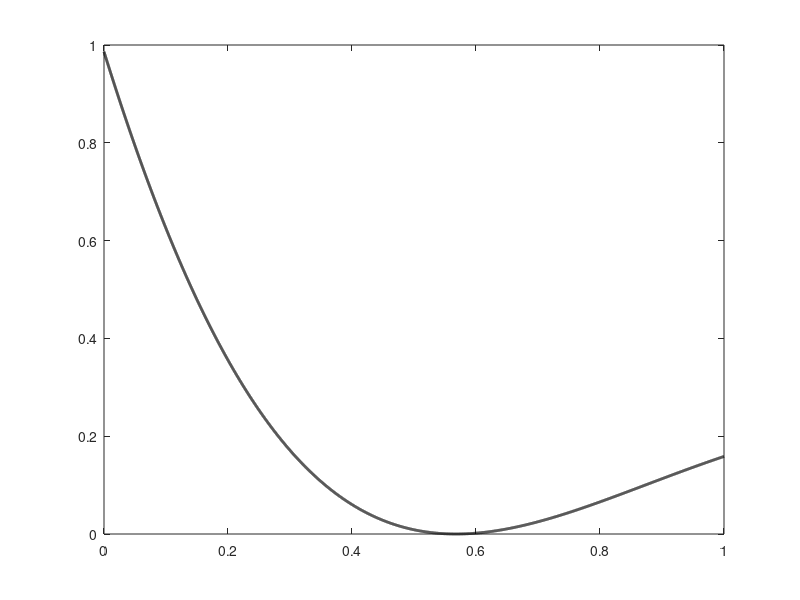
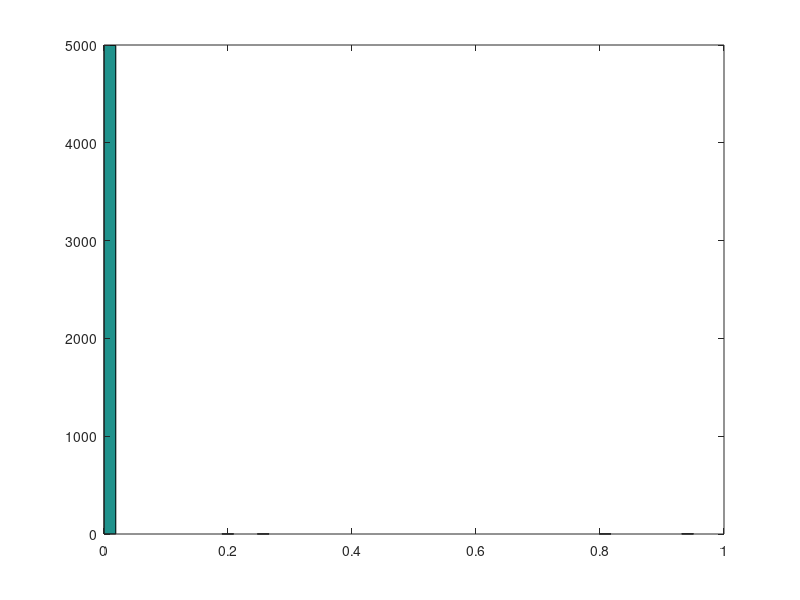
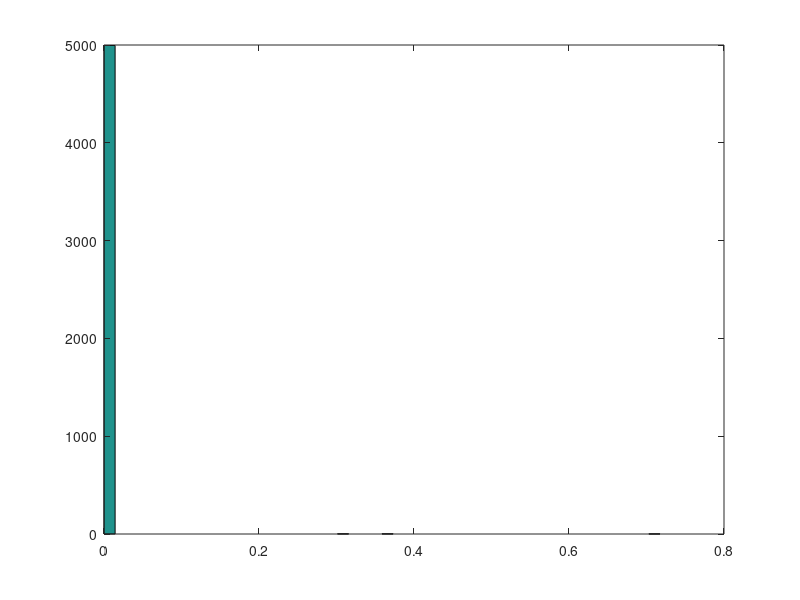

Here is the MATLAB script that generated these plots, in order:
#!/usr/bin/octave -qf

1;
ignore_function_time_stamp("all");
clear all;

%Funcao definida no EP
function y = ep(t)
	a = 1.97994808;
	b = 0.88084997;
	for i = 1:length(t)
		y(i) = 0.25*(2^(a*(1-t(i))))*(1 - sin(b*pi*t(i)));
	endfor
endfunction

%Metropolis Hastings com nucleo normal
function [x1,a] = MHstepn(x0, sig)
	xp = rem(abs(normrnd(x0, sig)), 1);     %Determina candidato
	accprob = ep(xp)/ep(x0);                %Probabilidade de aceitacao
	u = rem(abs(normrnd(0, sig)), 1);
	if u <= min(1, accprob)                 %Condicao de aceite
		x1 = xp; 
		a = 1;
	else
		x1 = x0;
		a = 0;
	endif
endfunction

%Metropolis Hastings com nucleo uniforme
function [x1,a] = MHstepu()
	xp = unifrnd(0, 1);                     %Determina candidato
	accprob = ep(xp)/ep(x0);                %Probabilidade de aceitacao
	u = normrnd(0, 1);
	if u <= min(1, accprob)                 %Condicao de aceite
		x1 = xp; 
		a = 1;
	else
		x1 = x0;
		a = 0;
	endif
endfunction

%Inicializacao de variaveis
n    = 5000;          
xn   = 0;           %Ponto inicial normal
xu   = 0;           %Ponto inicial uniforme
Xn   = zeros(1,n);   %Vetor para armazenar os pontos determinados pelo MH normla
Xu   = zeros(1,n);   %Vetor para armazenar os pontos determinados pelo MH uniforme
t    = 0:0.0001:1;
sig  = 1;            %Sigma da gaussiana
accn = [0 0];        %Vetor para determinar o ratio de aceitacao (normal)
accu = [0 0];        %Vetor para determinar o ratio de aceitacao (uniforme)

xn = input("Entre com o valor inicial entre 0 e 1 para o nucleo normal: ");
xu = input("Entre com o valor inicial entre 0 e 1 para o nucleo uniforme: ");
n  = input("Entre com o valor de iteracoes a serem realizadas: ");
for i = 1:n
	[xn,an] = MHstepn(xn,sig);
	[xu,au] = MHstepn(xu,sig);
	accn   = accn + [an 1.0];
	accu   = accu + [au 1.0];
	Xn(i)  = xn;
	Xu(i)  = xu;
endfor

%Plota figuras
figure;
plot(t, ep(t), "linewidth", 2, "color", 'k');
hold off;
figure;
hist(Xn, 50);
figure;
hist(Xu, 50);

In = sum(Xn)/n;
Iu = sum(Xu)/n;
printf('MH normal:\n\tValor -> %f\n\tErro -> %f%%\n\nRatio -> %f\n\n', 
	In, 100*abs((In - 0.196064)/0.196064), accn(1)/accn(2));
printf('MH uniforme:\n\tValor -> %f\n\tErro -> %f%%\n\nRatio --> %f\n\n',
	Iu, 100*abs((Iu - 0.196064)/0.196064), accu(1)/accu(2));
